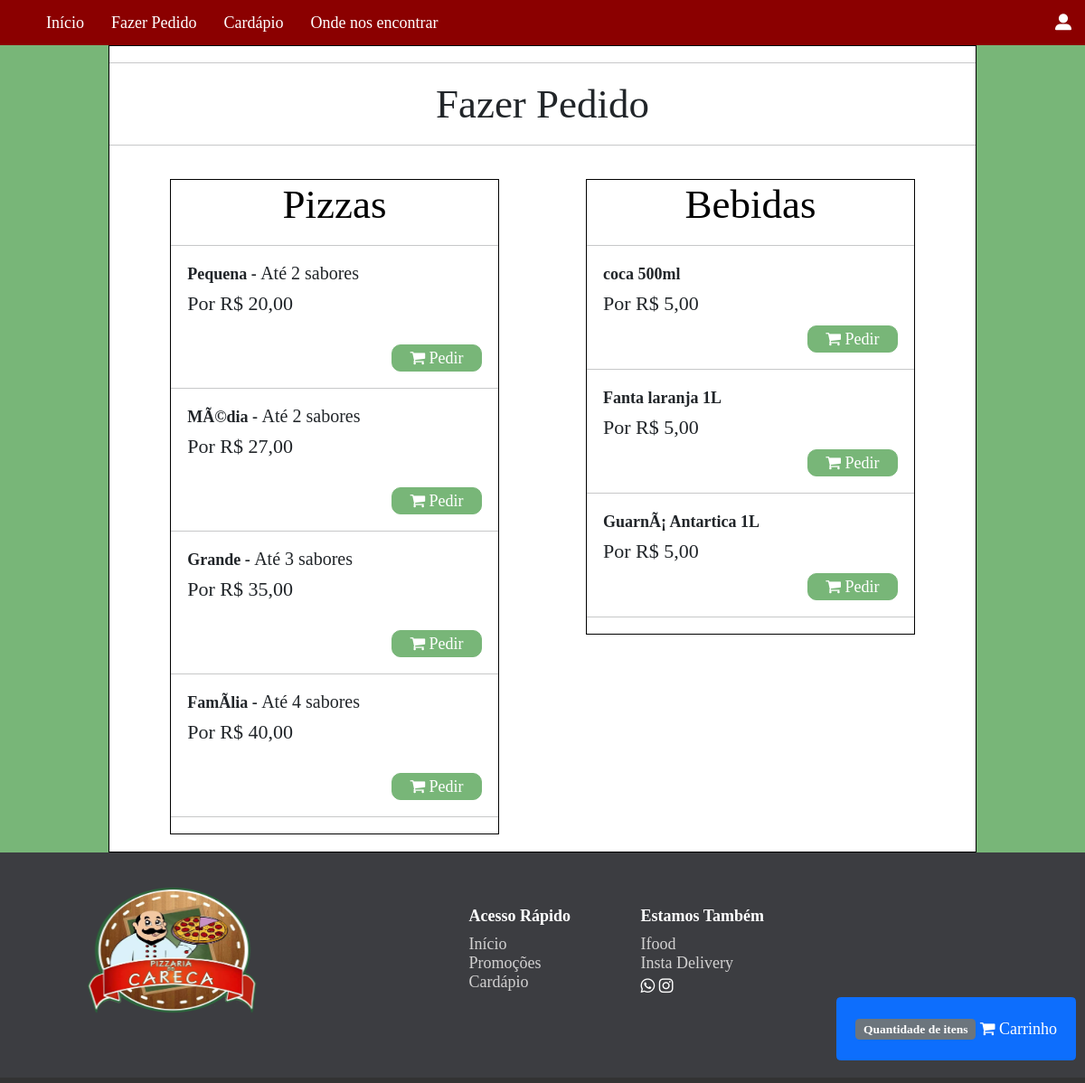
/pedido.php, run on an earlier commit of the app's database.
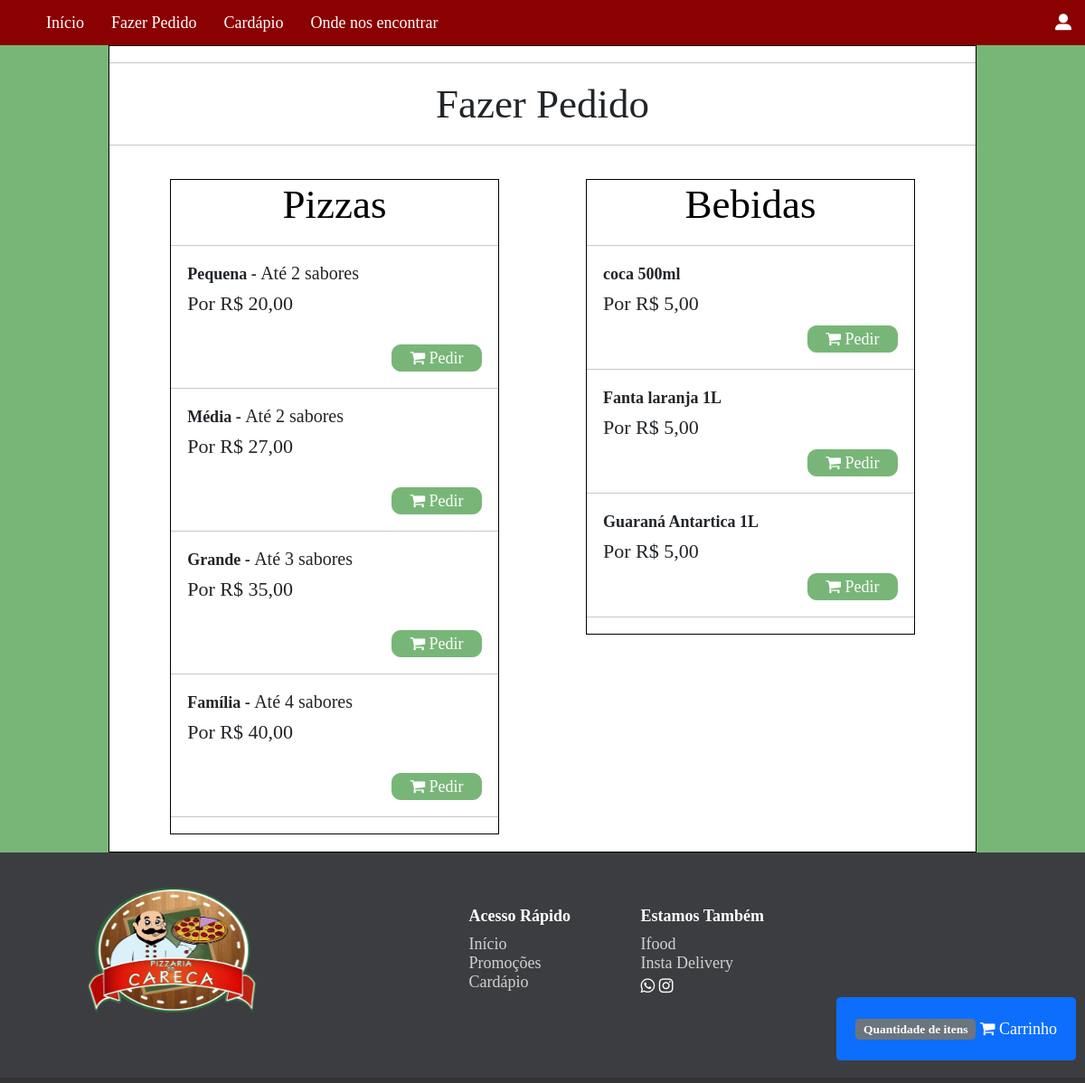
And on a later commit of the database.
### tables this page shows
CREATE TABLE `tamanho` (
  `idPizza` int(11) NOT NULL,
  `nome` text NOT NULL,
  `preco` double NOT NULL,
  `cardapio` enum('on','off') NOT NULL,
  `qtdeSabor` int(11) NOT NULL,
  `status` enum('on','off') NOT NULL
);

CREATE TABLE `bebida` (
  `nome` text NOT NULL,
  `preco` double NOT NULL,
  `cardapio` enum('on','off') NOT NULL,
  `idBebida` int(11) NOT NULL,
  `status` enum('on','off') NOT NULL
);

### pedido.php (the view, shortened to what this page needs)
<!DOCTYPE html>
<html lang="pt-BR">
<head>
    <link href="https://cdn.jsdelivr.net/npm/bootstrap@5.0.0-beta1/dist/css/bootstrap.min.css" rel="stylesheet">
    <link rel="stylesheet" type="text/css" href="css/pedido.css">
</head>
<body>
    <?php include ("php/barra-menu.php"); ?>
    <div class="geral">
    <hr>
    <h1>Fazer Pedido</h1>
    <hr>
        <form method="post">
            <div class="pizza">
                <h1 class="titulo">Pizzas</h1>
                <hr>
                    <?php
                include "php\conexaoBD.php";
                    $sql = "SELECT * FROM `tamanho` WHERE status='on' and `cardapio`='on' order by preco ASC";
                    $result = $conn->query($sql);
                    if ($result->num_rows > 0) {
                    $qtdeTamanhoCad=0;
                    while($row = $result->fetch_assoc()) {
                        $pizza[$qtdeTamanhoCad] = $row["nome"];
                        $idPizza[$qtdeTamanhoCad] = $row["idPizza"];
                        $qtdeSabor[$qtdeTamanhoCad] = $row["qtdeSabor"];
                        $preco[$qtdeTamanhoCad] = $row["preco"];
                        $formatter = new NumberFormatter('pt-BR', NumberFormatter:: CURRENCY);
                        $brl = $formatter->formatCurrency($preco[$qtdeTamanhoCad], 'BRL');
                        echo " <div class='tamanho'>
                            <h2> <strong> $pizza[$qtdeTamanhoCad] - </strong> Até $qtdeSabor[$qtdeTamanhoCad] sabores </h2>
                            <p> Por $brl </p>
                            </div>
                            <br> <button type='button' class='btn1' data-bs-toggle='modal' data-bs-target='#S$idPizza[$qtdeTamanhoCad]'>
                                <i class='fa fa-shopping-cart'></i> Pedir
                            </button>
                            <hr>
                    <div class='modal fade' id='S$idPizza[$qtdeTamanhoCad]' tabindex='-1' aria-labelledby='staticBackdropLabel' aria-hidden='true'>
                        <div class='modal-dialog'>
                            <div class='modal-content'>
                                <div class='modal-header'>
                                    <h5 class='modal-title' id='staticBackdropLabel'> Escolha até $qtdeSabor[$qtdeTamanhoCad] Sabores </h5>
                                    <button type='button' class='btn-close' data-bs-dismiss='modal' aria-label='Close'></button>
                                </div>
                                <div class='modal-body'>";
                                echo"<p class='saboresCarrinho'>*caso não queria a mesma quantidade de sabores do máximo, escolhar a opção nenhum </p>
                                </div>
                                <div class='modal-footer'>
                                    <button type='button' class='btn btn-secondary' data-bs-dismiss='modal'> Fechar </button>
                                    <button type='button' class='btn btn-success'> Adicionar ao Carrinho </button>
                                </div>
                            </div>
                        </div>
                    </div>";
                        $qtdeTamanhoCad++;
                        }
                    }
                ?>
            </div>
        </form>
        <div class="bebida">
            <h1 class="titulo">Bebidas</h1>
            <hr>
            <?php
                include "php\conexaoBD.php";
                $sql = "SELECT * FROM `bebida` Where `status`='on' and `cardapio`='on' ORDER BY nome ASC";
                $result = $conn->query($sql);
                if ($result->num_rows > 0) {
                    while($row = $result->fetch_assoc()) {
                        $nome_bebida = $row["nome"];
                        $preco = $row["preco"];
                        $formatter = new NumberFormatter('pt-BR', NumberFormatter:: CURRENCY);
                        $brl = $formatter->formatCurrency($preco, 'BRL');
                        echo"
                        <div class='tamanho'> <h2> <strong> $nome_bebida </strong></h2>
                        <p>Por $brl</p>
                        </div>
                        <button type='button' class='btn1' data-bs-toggle='modal' data-bs-target='#S'>
                                    <i class='fa fa-shopping-cart'></i> Pedir
                                </button>
                                <hr>
                        ";
                    }
                }
            ?>
        </div>
        <button type="button" class="btn btn-primary" data-bs-toggle="modal" data-bs-target="#carrinho" id="btnCarrinho">
            <span class="badge bg-secondary">Quantidade de itens</span> <i class="fa fa-shopping-cart"></i>  Carrinho
        </button>
</div>
</body>
</html>

What changed in the data, as far as the page shows it:
changed tamanho (number 2 of 4 on the later page): qtdeTamanhoCad "MÃ©dia" → "Média"
changed tamanho (number 4 of 4 on the later page): qtdeTamanhoCad "FamÃ­lia" → "Família"
changed bebida: nome "GuarnÃ¡ Antartica 1L" → "Guaraná Antartica 1L"
